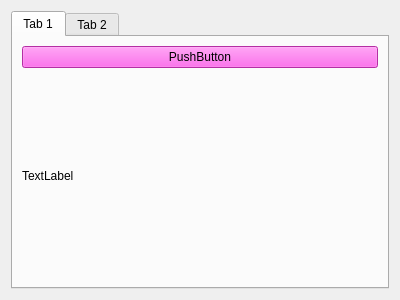
<?xml version="1.0" encoding="UTF-8"?>
<ui version="4.0">
 <class>Form</class>
 <widget class="QWidget" name="Form">
  <property name="geometry">
   <rect>
    <x>0</x>
    <y>0</y>
    <width>400</width>
    <height>300</height>
   </rect>
  </property>
  <property name="windowTitle">
   <string>Form</string>
  </property>
  <layout class="QGridLayout" name="gridLayout">
   <item row="0" column="0">
    <widget class="QTabWidget" name="tabWidget">
     <widget class="QWidget" name="tab">
      <attribute name="title">
       <string>Tab 1</string>
      </attribute>
      <layout class="QGridLayout" name="gridLayout_2">
       <item row="0" column="0">
        <widget class="QPushButton" name="pushButton">
         <property name="styleSheet">
          <string notr="true">background-color: rgb(252, 66, 228);</string>
         </property>
         <property name="text">
          <string>PushButton</string>
         </property>
        </widget>
       </item>
       <item row="1" column="0">
        <widget class="QLabel" name="label">
         <property name="text">
          <string>TextLabel</string>
         </property>
        </widget>
       </item>
      </layout>
     </widget>
     <widget class="QWidget" name="tab_2">
      <attribute name="title">
       <string>Tab 2</string>
      </attribute>
     </widget>
    </widget>
   </item>
  </layout>
 </widget>
 <resources/>
 <connections/>
</ui>
